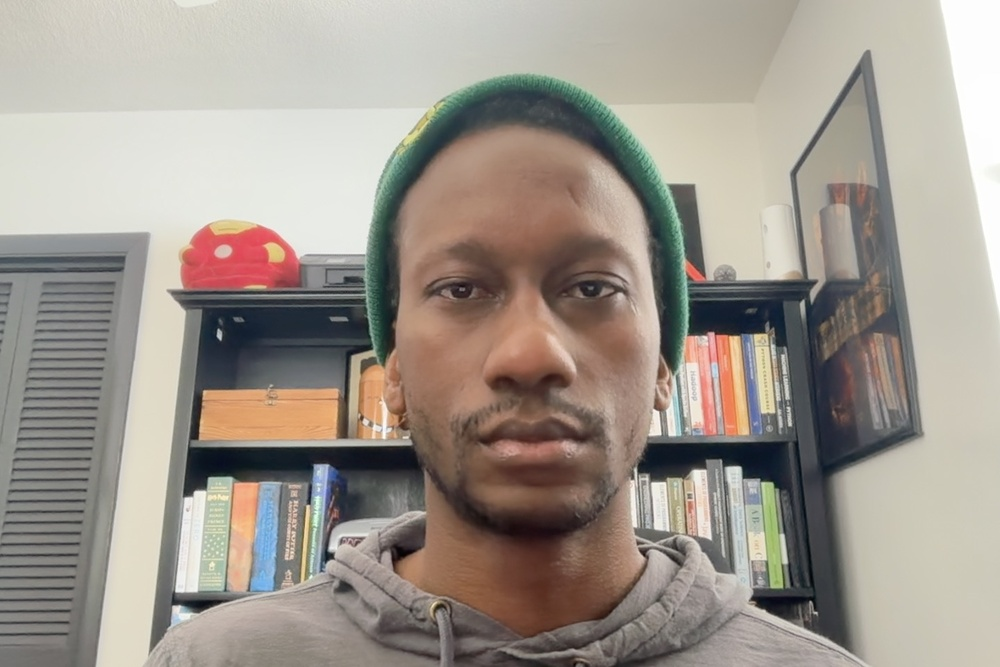
#> input picture resources/jd.jpg, 1000 x 667 px, shrunk from 1440 x 960 before the run, found by its file name
$ python jd_face_eyes.py
#> lines starting #> are read from the running program, lines starting #| are printed output that depends on the picture; after the words box and inside, x2 and y2 are one past the last pixel; in counts of white or black regions, pixels touching at a corner belong together
import cv2 as cv
import os
import numpy as np
import requests

class ImageProcessor:

    def __init__(self):
        self.image = None
        self.resources = set()

    def load_image_from_url(self, url: str):
        """
        Import image from url
        """

        print(f"Downloading Image from {url} to memory")
        response = requests.get(url)
        image_array = np.asarray(bytearray(response.content), dtype=np.uint8)

        image = cv.imdecode(image_array, cv.IMREAD_COLOR)
#> image is the input picture: shape (667, 1000, 3); mean B, G, R 141.8, 150.9, 159.2
        self.image = image
        return self

    def download_resource(self, ufl):
        """
        Download the resources from the GitHub repository.
        """
        filename = os.path.basename(ufl)
        if not os.path.exists(filename):
            print(f"Downloading {filename}...")
            response = requests.get(ufl)
            with open(filename, 'wb') as file:
                file.write(response.content)
            print(f"Downloaded {filename}.")
        else:
            print(f"{filename} already exists.")
        self.resources.add(filename)
        return filename

    def load_image_from_file(self, file_path: str):
        """
        Load an image from a file path.
        """
        print(f"Loading Image from {file_path} to memory")

        self.image = cv.imread(file_path)
        if self.image is None:
            raise ValueError(f"Could not read image from {file_path}")
        print(f"Image loaded from {file_path}")
        return self

    def show_image(self, window_name: str = "Image"):
        """
        Display the loaded image in a window.
        """
        print(f"Previewing Image in {window_name}")

        if self.image is None:
            raise ValueError("No image loaded.")
        print(f"Press `q` to continue")

        cv.imshow(window_name, self.image)
        cv.waitKey(0)
        cv.destroyAllWindows()
        return self

    def save_image_to_file(self, file_path: str):
        """
        Write a copy of the image to any directory
        """
        if self.image is None:
            raise ValueError("No image loaded.")
        cv.imwrite(file_path, self.image)
        print(f"Image saved to {file_path}")
        return self

def detect_faces_and_eyes():
    """
    take a picture of yourself facing the frontal.
    draw on the image
        a red bounding box for your eyes and
        a green circle around your face.
    tag the image with the text “this is me”.
    """

    resources = [
        "https://raw.githubusercontent.com/jodth07/computer_vision/main/resources/jd.jpg",
        "https://raw.githubusercontent.com/jodth07/computer_vision/main/resources/haarcascade_frontalface_default.xml",
        "https://raw.githubusercontent.com/jodth07/computer_vision/main/resources/haarcascade_eye.xml"
    ]

    image_processor = ImageProcessor()
    image_processor.load_image_from_url(resources[0])
    image_processor.show_image(window_name="Original Image")

    jd_image = image_processor.image
    jd_gray = cv.cvtColor(jd_image, cv.COLOR_BGR2GRAY)
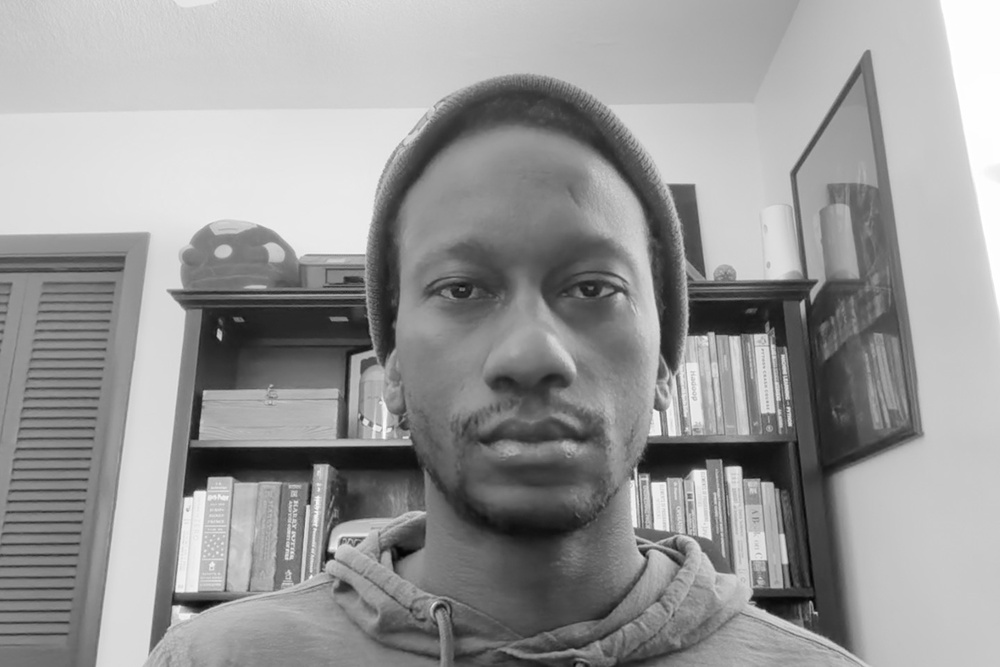
#> jd_gray: shape (667, 1000); min 3, max 255, mean 152.4

    face_cascade_path = image_processor.download_resource(resources[1])
    eyes_cascade_path = image_processor.download_resource(resources[2])

    face_cascade = cv.CascadeClassifier(face_cascade_path)
    faces = face_cascade.detectMultiScale(jd_gray, 1.10, 5, minSize=(60,60))
#> faces = [[364, 164, 325, 325]]
    print(len(faces))
#| 1
    print(len(faces[0]))
#| 4

    for (x, y, w, h) in faces:
        center = (int(x + w / 2), int(y + h / 2))
        radius = int(round((w + h) / 4) * 1.3)
        cv.circle(jd_image, center, radius, (0, 255, 0), 3)
#> this loop made 1 pass
#> (x, y, w, h, center, radius) on pass 1: (364, 164, 325, 325, (526, 326), 210)
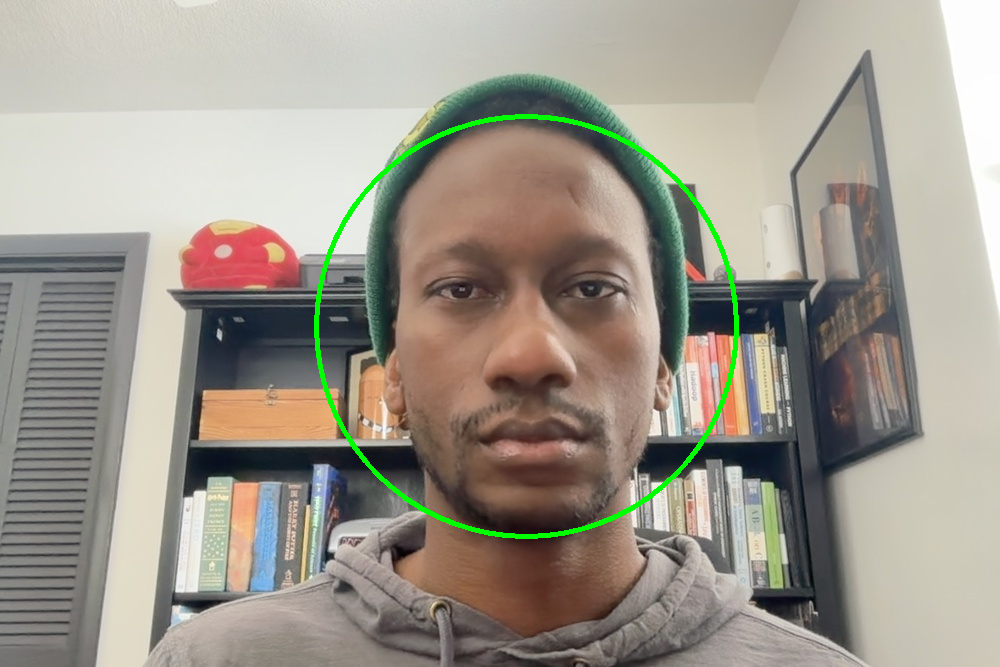
#> jd_image: shape (667, 1000, 3); 0.99% of pixels changed, all inside (x1, y1, x2, y2) = (314, 114, 739, 539)

    eyes_cascade = cv.CascadeClassifier(eyes_cascade_path)
    eyes = eyes_cascade.detectMultiScale(jd_gray, 1.10, 5, minSize=(40, 40))
#> eyes = [[424, 257, 69, 69], [550, 260, 62, 62], [368, 529, 52, 52]]

    for (x, y, w, h) in eyes:
        cv.rectangle(jd_image, (x, y), (x + w, y + h), (0, 0, 255), 2)
#> this loop made 3 passes
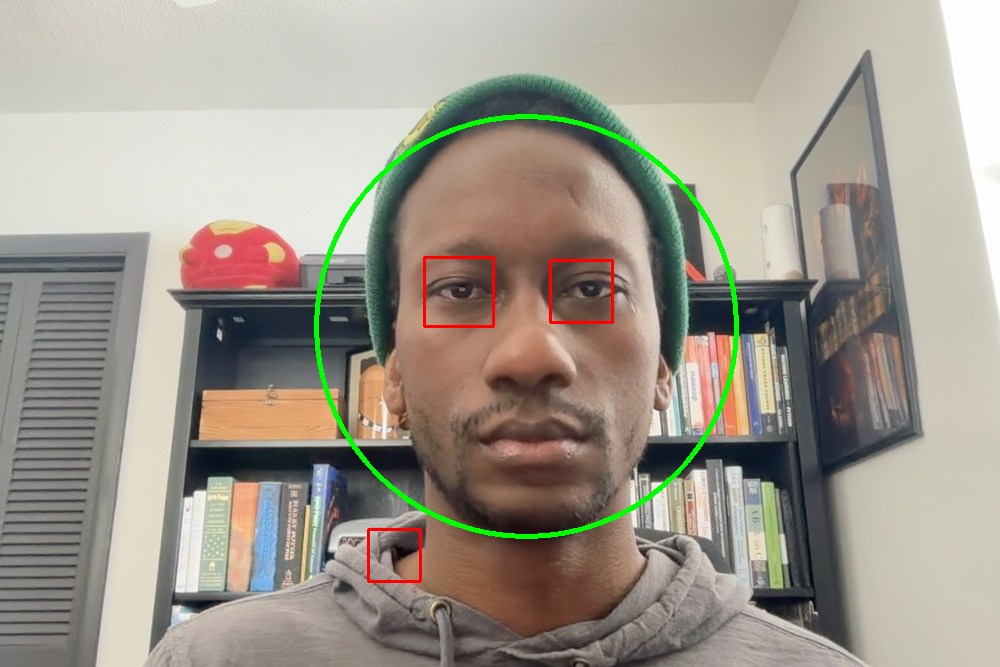
#> jd_image: shape (667, 1000, 3); 0.33% of pixels changed, all inside (x1, y1, x2, y2) = (367, 256, 614, 583)

    cv.imshow("this is me", jd_image)
    cv.waitKey(0)
    cv.destroyAllWindows()

if __name__ == '__main__':
    detect_faces_and_eyes()

$ run again, with resources/8_123_jdtea.studio.jpg copied over resources/jd.jpg
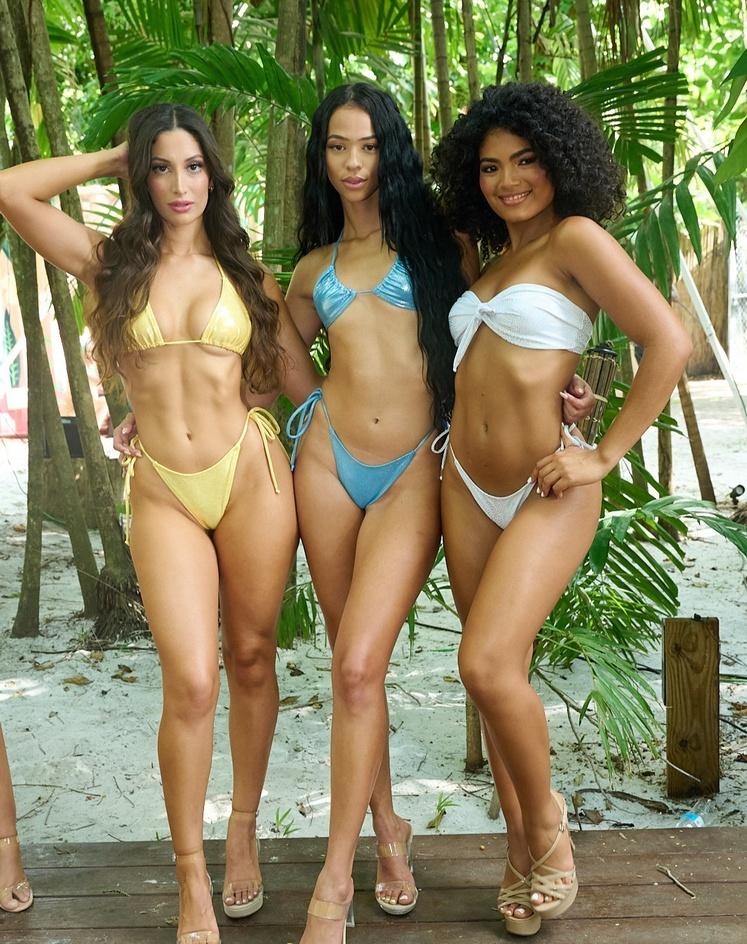
#> input picture resources/8_123_jdtea.studio.jpg, 747 x 944 px, shrunk from 1080 x 1364 before the run, found by its file name
#> in load_image_from_url, image is the input picture: shape (944, 747, 3); mean B, G, R 92.6, 129.5, 134.3
#> faces = [[315, 119, 76, 76], [467, 134, 80, 80], [139, 139, 79, 79], [262, 672, 84, 84], [14, 40, 102, 102]]
#| 5
#| 4
#> the loop in detect_faces_and_eyes, `for (x, y, w, h) in faces:` made 5 passes
#> (x, y, w, h, center, radius) on passes 1 to 5: (315, 119, 76, 76, (353, 157), 49), (467, 134, 80, 80, (507, 174), 52), (139, 139, 79, 79, (178, 178), 52), (262, 672, 84, 84, (304, 714), 54), (14, 40, 102, 102, (65, 91), 66)
#> after the loop in detect_faces_and_eyes, `for (x, y, w, h) in faces:`:
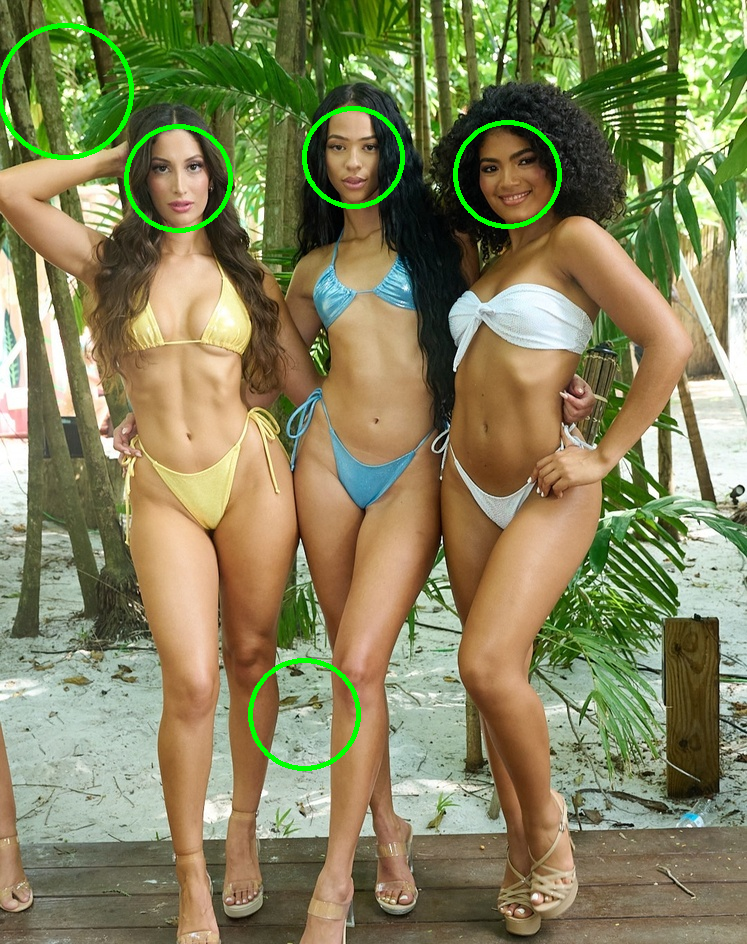
#> jd_image: shape (944, 747, 3); 1.2% of pixels changed, all inside (x1, y1, x2, y2) = (0, 23, 562, 771)
#> eyes = [[37, 172, 52, 52], [505, 454, 68, 68]]
#> the loop in detect_faces_and_eyes, `for (x, y, w, h) in eyes:` made 2 passes
#> after the loop in detect_faces_and_eyes, `for (x, y, w, h) in eyes:`:
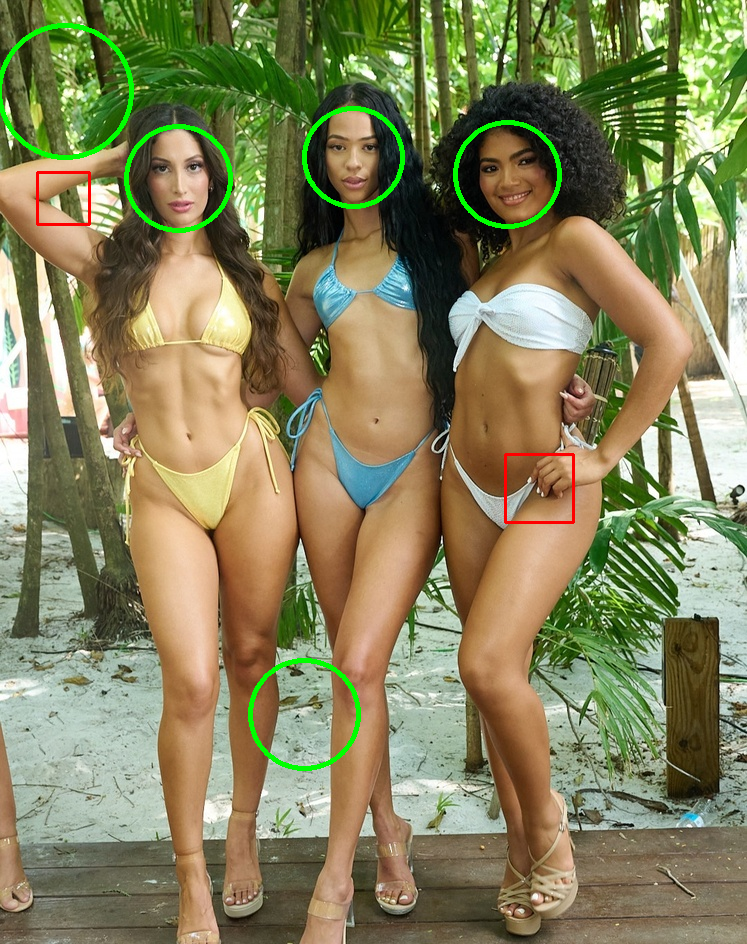
#> jd_image: shape (944, 747, 3); 0.2% of pixels changed, all inside (x1, y1, x2, y2) = (36, 171, 575, 524)

$ run again, with resources/8_124_far_away.jpg copied over resources/jd.jpg
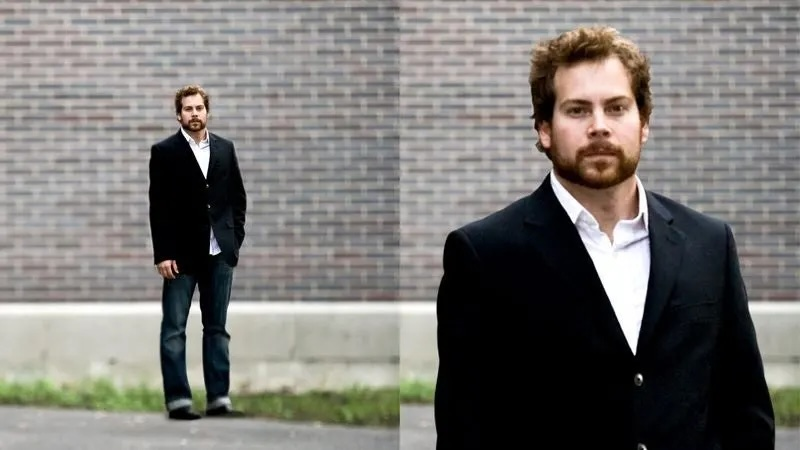
#> input picture resources/8_124_far_away.jpg, 800 x 450 px, found by its file name
#> in load_image_from_url, image is the input picture: shape (450, 800, 3); mean B, G, R 116.3, 119.9, 122.1
#> in detect_faces_and_eyes, `jd_gray = cv.cvtColor(jd_image, cv.COLOR_BGR2GRAY)`:
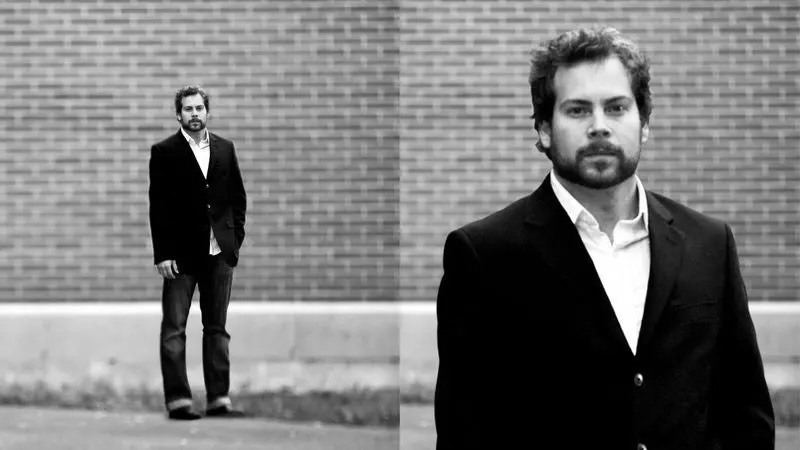
#> jd_gray: shape (450, 800); min 0, max 255, mean 120.1
#> faces = [[541, 66, 113, 113]]
#| 1
#| 4
#> the loop in detect_faces_and_eyes, `for (x, y, w, h) in faces:` made 1 pass
#> (x, y, w, h, center, radius) on pass 1: (541, 66, 113, 113, (597, 122), 72)
#> after the loop in detect_faces_and_eyes, `for (x, y, w, h) in faces:`:
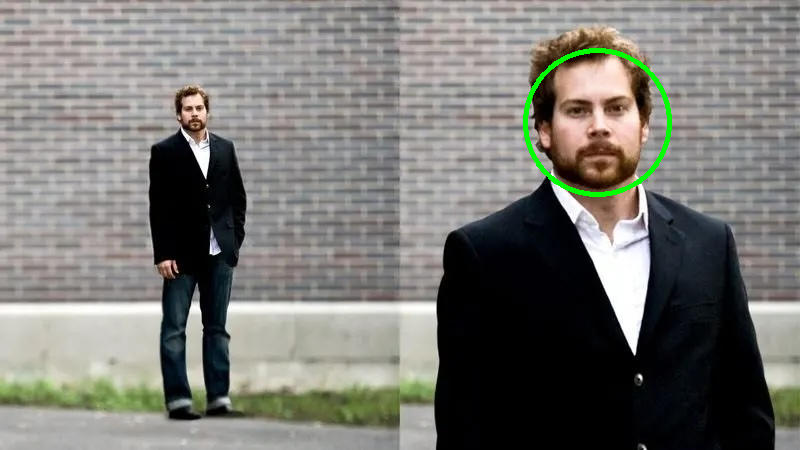
#> jd_image: shape (450, 800, 3); 0.62% of pixels changed, all inside (x1, y1, x2, y2) = (523, 48, 672, 197)
#> eyes = ()
